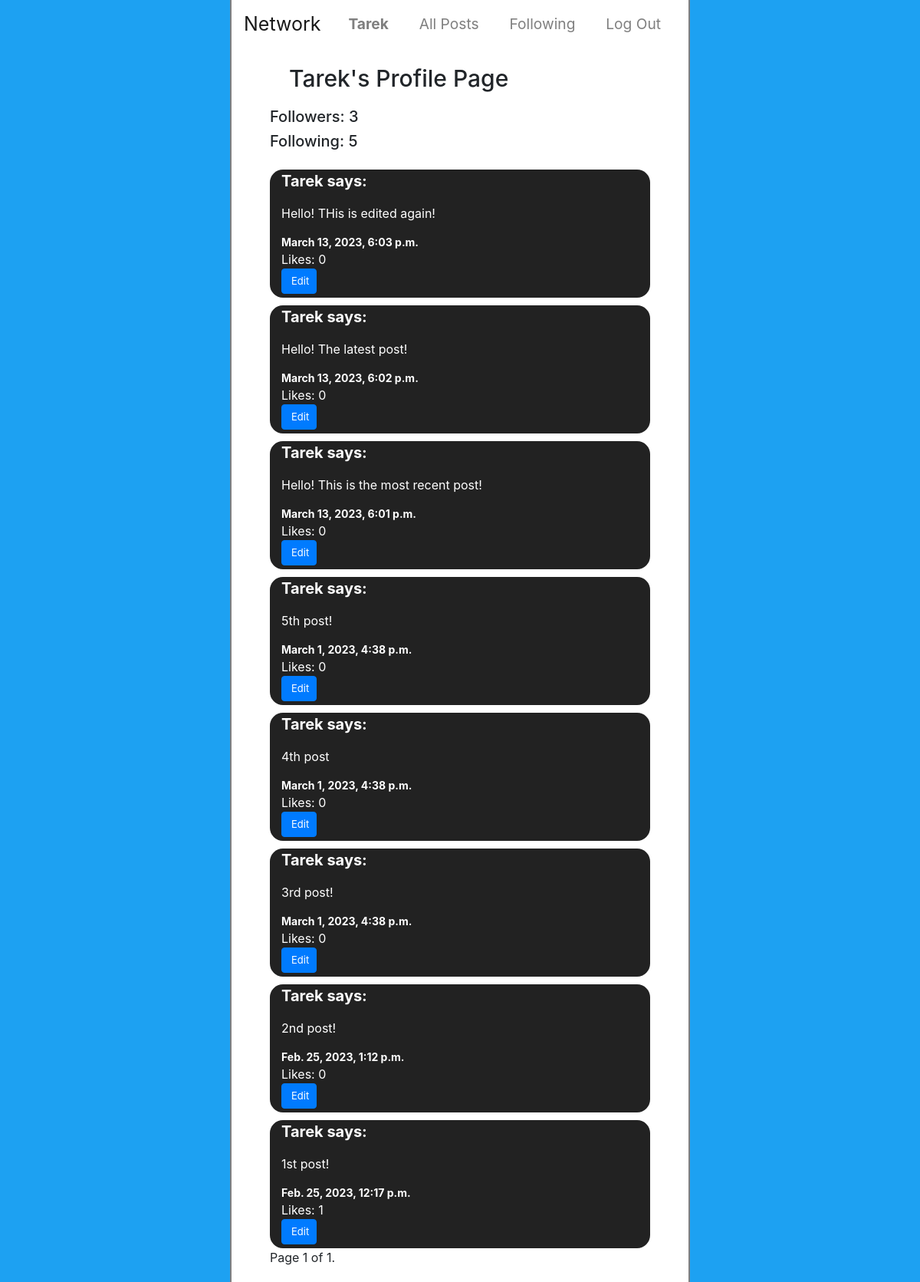
/profile/1 (signed in), run on the app's committed database.
### network/models.py (models this page shows, shortened)
class User(AbstractUser):
    followers = models.ManyToManyField('self',blank=True,related_name='user_following',symmetrical=False)

class Post(models.Model):
    content = models.CharField(max_length=250)
    time = models.DateTimeField(auto_now_add=True)
    user = models.ForeignKey(User, on_delete=models.CASCADE, related_name="user_posts")
    users_liked = models.ManyToManyField(User, blank=True, related_name="posts_liked")

### network/views.py (the view)
# urls.py: path("profile/<str:userid>", views.profile, name="profile"),
def profile(request, userid):
    currentuser = User.objects.get(id=request.user.id)
    user = User.objects.get(id=userid)
    followersnum = user.followers.count()
    followingnum = user.user_following.all().count()
    followers = user.followers.all()
    if currentuser in followers:
        btnid = "unfollowbtn"
        btnhtml = "Unfollow"
    else:
        btnid = "followbtn"
        btnhtml = "Follow"
    userposts = user.user_posts.all().order_by("-time")
    paginator = Paginator(userposts, 10)
    page_number = request.GET.get('page')
    page_posts = paginator.get_page(page_number)
    return render(request, "network/profile.html",{
        "user":user, "followersnum":followersnum,
        "followingnum":followingnum, "userposts":userposts,
        "currentuser":currentuser, "btnid": btnid, "btnhtml": btnhtml,
        "page_posts":page_posts,
    })

### network/templates/network/profile.html (shortened to what this page needs)
{% extends "network/layout.html" %}
{% block body %}
<div id="profileheader">
    <h1>{{user.username|capfirst}}'s Profile Page</h1>
</div>
<h5>Followers: {{followersnum}}</h5>
<h5>Following: {{followingnum}}</h5>
<div id="postsdiv">
{% for post in page_posts %}
<div class="postdiv">
    <span>{{user.username|capfirst}} says:</span>
    <div class="postcontent">{{post.content}}</div>
    <span>{{post.time}}</span>
    <span>Likes: {{post.users_liked.count}}</span>
    {% if user.id == currentuser.id %}
    <button class="editbtn btn btn-primary allbuttons">Edit</button>
    {% endif %}
</div>
{% endfor %}
</div>
<div class="pagination">
    <span class="step-links">
        <span class="current">
            Page {{ page_posts.number }} of {{ page_posts.paginator.num_pages }}.
        </span>
    </span>
</div>
{% endblock %}

### network/templates/network/layout.html (shortened to what this page needs)
{% load static %}
<!DOCTYPE html>
<html lang="en">
    <head>
        <link rel="stylesheet" href="https://stackpath.bootstrapcdn.com/bootstrap/4.4.1/css/bootstrap.min.css">
        <link href="{% static 'network/styles.css' %}" rel="stylesheet">
    </head>
    <body>
        <nav class="navbar navbar-expand-lg navbar-light">
            <a class="navbar-brand" href="#">Network</a>
            <div id="navbar">
              <ul class="navbar-nav mr-auto">
                {% if user.is_authenticated %}
                    <li class="nav-item">
                        <a class="nav-link" href="{% url 'profile' user.id %}"><strong>{{ user.username|capfirst }}</strong></a>
                    </li>
                {% endif %}
                <li class="nav-item">
                  <a class="nav-link" href="{% url 'index' %}">All Posts</a>
                </li>
                {% if user.is_authenticated %}
                    <li class="nav-item">
                        <a class="nav-link" href="{% url 'following' %}">Following</a>
                    </li>
                    <li class="nav-item">
                        <a class="nav-link" href="{% url 'logout' %}">Log Out</a>
                    </li>
                {% endif %}
              </ul>
            </div>
          </nav>
        <div class="body">
            {% block body %}
            {% endblock %}
        </div>
    </body>
</html>

### network/static/network/styles.css (style rules this page uses)
* { box-sizing: border-box; }
body { background-color: rgb(29 161 242); }
.body { padding: 20px 50px 20px 50px; width: 50%; margin: 0 25% 0 25%; background-color: rgb(255, 255, 255); border-left: 2px solid gray; border-right: 2px solid gray; }
.navbar-brand { font-size: 25px; }
.navbar { width: 50%; margin: 0 25% 0 25%; background-color: rgb(255, 255, 255); border-left: 2px solid gray; border-right: 2px solid gray; }
#navbar { width: 100%; }
.navbar-nav { display: flex; flex-direction: row; width: 100%; justify-content: space-around; text-align:center; }
.nav-link { font-size: larger; transition: all 0.2s ease-in-out; border-radius: 10px; }
h1 { margin: 0 0 20px 0; padding-left: 25px; font-size: 30px; }
#postsdiv { margin-top: 25px; display: flex; flex-direction: column; gap: 10px; }
.postdiv { display: flex; flex-direction: column; background-color: rgb(34, 34, 34); border-radius: 17px; color: rgb(255, 255, 255); padding-bottom: 5px; }
.postcontent { padding: 15px 0 15px 0; }
.postdiv > * { margin-left: 15px; }
.postdiv span:nth-child(1) { font-size: 20px; font-weight: bold; }
.postdiv span:nth-child(3) { font-size: 14px; font-weight: bold; }
.allbuttons { width: 80px; }
.editbtn { font-size: 13px; width: 46px; height: 33px; }

### data on the page
User: username "Tarek"
Post: content "Hello! THis is edited again!", time "March 13, 2023, 6:03 p.m.", users_liked.count "0"
Post: content "Hello! The latest post!", time "March 13, 2023, 6:02 p.m.", users_liked.count "0"
Post: content "Hello! This is the most recent post!", time "March 13, 2023, 6:01 p.m.", users_liked.count "0"
Post: content "5th post!", time "March 1, 2023, 4:38 p.m.", users_liked.count "0"
Post: content "4th post", time "March 1, 2023, 4:38 p.m.", users_liked.count "0"
Post: content "3rd post!", time "March 1, 2023, 4:38 p.m.", users_liked.count "0"
Post: content "2nd post!", time "Feb. 25, 2023, 1:12 p.m.", users_liked.count "0"
Post: content "1st post!", time "Feb. 25, 2023, 12:17 p.m.", users_liked.count "1"

### other printed values
{{ followersnum }} "3"
{{ followingnum }} "5"
{{ page_posts.number }} "1"
{{ page_posts.paginator.num_pages }} "1"
